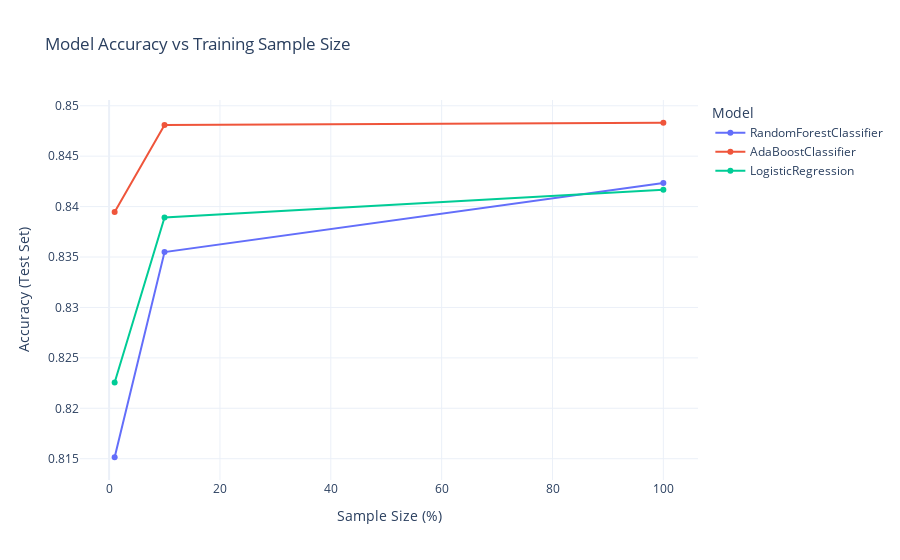
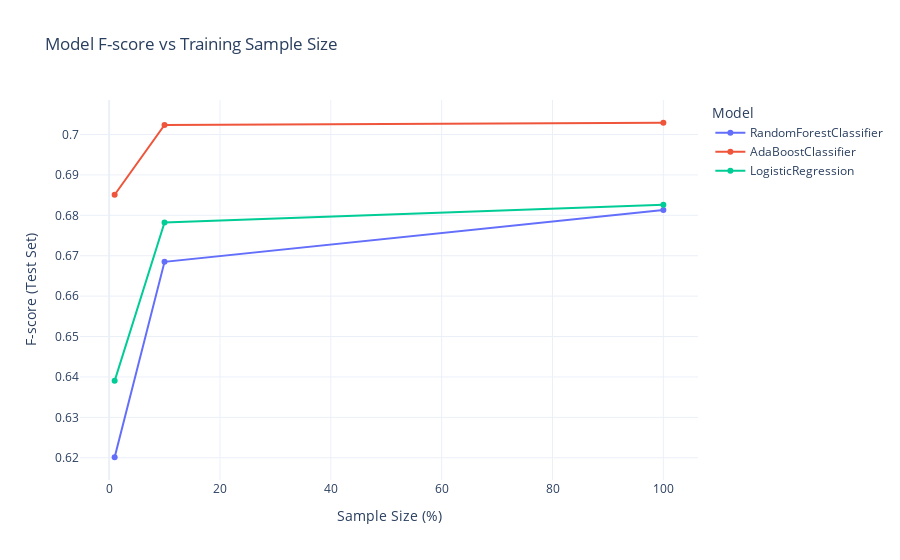
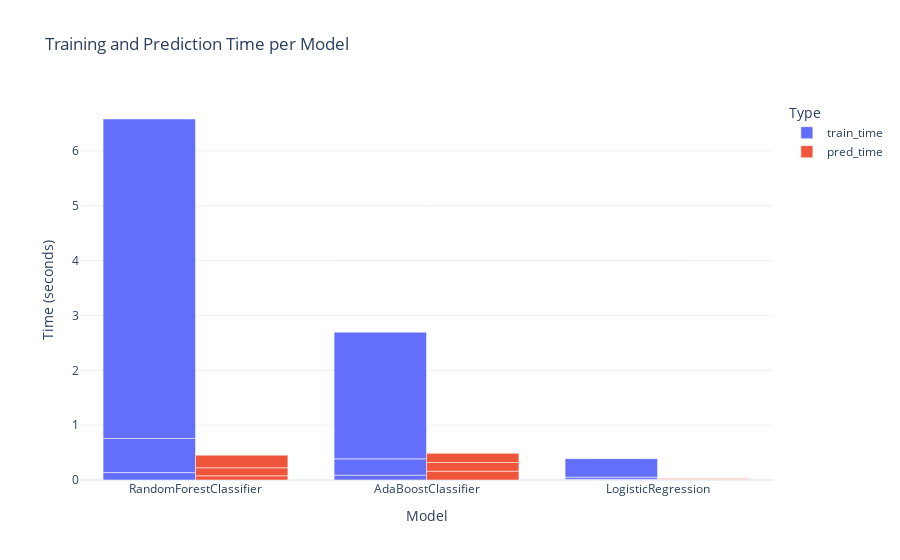

Notebook code for these charts, in order:
### Markdown cell above
## an even better visualization using Plotly.express

### Code cell
import plotly.express as px
import plotly.graph_objects as go
from sklearn.ensemble import RandomForestClassifier, AdaBoostClassifier
from sklearn.linear_model import LogisticRegression

clf_A = RandomForestClassifier(random_state=42)
clf_B = AdaBoostClassifier(random_state=42)
clf_C = LogisticRegression(random_state=42, max_iter=1000)

samples_100 = len(y_train)
samples_10 = int(0.1 * len(y_train))
samples_1 = int(0.01 * len(y_train))

results = {}
for clf in [clf_A, clf_B, clf_C]:
    clf_name = clf.__class__.__name__
    results[clf_name] = {}
    for i, samples in enumerate([samples_1, samples_10, samples_100]):
        results[clf_name][i] = train_predict(clf, samples, X_train, y_train, X_test, y_test)
        
records = []
for clf_name, sample_dict in results.items():
    for i, sample_size in enumerate([1, 10, 100]):
        metrics = sample_dict[i]
        metrics['Model'] = clf_name
        metrics['Sample Size (%)'] = sample_size
        records.append(metrics)

df_results = pd.DataFrame(records)
# Accuracy line plot
fig_acc = px.line(
    df_results,
    x="Sample Size (%)",
    y="acc_test",
    color="Model",
    markers=True,
    title="Model Accuracy vs Training Sample Size",
    labels={"acc_test": "Accuracy (Test Set)"},
)
fig_acc.update_layout(template="plotly_white")
fig_acc.show()
# F-score line plot
fig_f = px.line(
    df_results,
    x="Sample Size (%)",
    y="f_test",
    color="Model",
    markers=True,
    title="Model F-score vs Training Sample Size",
    labels={"f_test": "F-score (Test Set)"},
)
fig_f.update_layout(template="plotly_white")
fig_f.show()
# Training vs Prediction Time
fig_time = px.bar(
    df_results,
    x="Model",
    y=["train_time", "pred_time"],
    barmode="group",
    title="Training and Prediction Time per Model",
    labels={"value": "Time (seconds)", "variable": "Type"},
)
fig_time.update_layout(template="plotly_white")
fig_time.show()

print("\n=== Summary of Results ===")
print(df_results[["Model", "Sample Size (%)", "acc_test", "f_test", "train_time", "pred_time"]])

### Figure 1 — Plotly figure (JSON) as saved in the notebook; plotly's stock layout.template omitted (floating-point values rounded to 4 significant figures)
{"data": [{"hovertemplate": "Model=RandomForestClassifier<br>Sample Size (%)=%{x}<br>Accuracy (Test Set)=%{y}<extra></extra>", "legendgroup": "RandomForestClassifier", "line": {"color": "#636efa", "dash": "solid"}, "marker": {"symbol": "circle"}, "mode": "lines+markers", "name": "RandomForestClassifier", "orientation": "v", "showlegend": true, "type": "scatter", "x": [1, 10, 100], "xaxis": "x", "y": [0.8151, 0.8355, 0.8423], "yaxis": "y"}, {"hovertemplate": "Model=AdaBoostClassifier<br>Sample Size (%)=%{x}<br>Accuracy (Test Set)=%{y}<extra></extra>", "legendgroup": "AdaBoostClassifier", "line": {"color": "#EF553B", "dash": "solid"}, "marker": {"symbol": "circle"}, "mode": "lines+markers", "name": "AdaBoostClassifier", "orientation": "v", "showlegend": true, "type": "scatter", "x": [1, 10, 100], "xaxis": "x", "y": [0.8395, 0.8481, 0.8483], "yaxis": "y"}, {"hovertemplate": "Model=LogisticRegression<br>Sample Size (%)=%{x}<br>Accuracy (Test Set)=%{y}<extra></extra>", "legendgroup": "LogisticRegression", "line": {"color": "#00cc96", "dash": "solid"}, "marker": {"symbol": "circle"}, "mode": "lines+markers", "name": "LogisticRegression", "orientation": "v", "showlegend": true, "type": "scatter", "x": [1, 10, 100], "xaxis": "x", "y": [0.8226, 0.8389, 0.8417], "yaxis": "y"}], "layout": {"legend": {"title": {"text": "Model"}, "tracegroupgap": 0}, "title": {"text": "Model Accuracy vs Training Sample Size"}, "xaxis": {"anchor": "y", "domain": [0, 1], "title": {"text": "Sample Size (%)"}}, "yaxis": {"anchor": "x", "domain": [0, 1], "title": {"text": "Accuracy (Test Set)"}}}}

### Figure 2 — Plotly figure (JSON) as saved in the notebook; plotly's stock layout.template omitted (floating-point values rounded to 4 significant figures)
{"data": [{"hovertemplate": "Model=RandomForestClassifier<br>Sample Size (%)=%{x}<br>F-score (Test Set)=%{y}<extra></extra>", "legendgroup": "RandomForestClassifier", "line": {"color": "#636efa", "dash": "solid"}, "marker": {"symbol": "circle"}, "mode": "lines+markers", "name": "RandomForestClassifier", "orientation": "v", "showlegend": true, "type": "scatter", "x": [1, 10, 100], "xaxis": "x", "y": [0.6201, 0.6685, 0.6813], "yaxis": "y"}, {"hovertemplate": "Model=AdaBoostClassifier<br>Sample Size (%)=%{x}<br>F-score (Test Set)=%{y}<extra></extra>", "legendgroup": "AdaBoostClassifier", "line": {"color": "#EF553B", "dash": "solid"}, "marker": {"symbol": "circle"}, "mode": "lines+markers", "name": "AdaBoostClassifier", "orientation": "v", "showlegend": true, "type": "scatter", "x": [1, 10, 100], "xaxis": "x", "y": [0.6851, 0.7024, 0.7029], "yaxis": "y"}, {"hovertemplate": "Model=LogisticRegression<br>Sample Size (%)=%{x}<br>F-score (Test Set)=%{y}<extra></extra>", "legendgroup": "LogisticRegression", "line": {"color": "#00cc96", "dash": "solid"}, "marker": {"symbol": "circle"}, "mode": "lines+markers", "name": "LogisticRegression", "orientation": "v", "showlegend": true, "type": "scatter", "x": [1, 10, 100], "xaxis": "x", "y": [0.639, 0.6783, 0.6826], "yaxis": "y"}], "layout": {"legend": {"title": {"text": "Model"}, "tracegroupgap": 0}, "title": {"text": "Model F-score vs Training Sample Size"}, "xaxis": {"anchor": "y", "domain": [0, 1], "title": {"text": "Sample Size (%)"}}, "yaxis": {"anchor": "x", "domain": [0, 1], "title": {"text": "F-score (Test Set)"}}}}

### Figure 3 — Plotly figure (JSON) as saved in the notebook; plotly's stock layout.template omitted (floating-point values rounded to 4 significant figures)
{"data": [{"alignmentgroup": "True", "hovertemplate": "Type=train_time<br>Model=%{x}<br>Time (seconds)=%{y}<extra></extra>", "legendgroup": "train_time", "marker": {"color": "#636efa", "pattern": {"shape": ""}}, "name": "train_time", "offsetgroup": "train_time", "orientation": "v", "showlegend": true, "textposition": "auto", "type": "bar", "x": ["RandomForestClassifier", "RandomForestClassifier", "RandomForestClassifier", "AdaBoostClassifier", "AdaBoostClassifier", "AdaBoostClassifier", "LogisticRegression", "LogisticRegression", "LogisticRegression"], "xaxis": "x", "y": [0.1351, 0.622, 5.825, 0.08878, 0.2966, 2.31, 0.01193, 0.0401, 0.337], "yaxis": "y"}, {"alignmentgroup": "True", "hovertemplate": "Type=pred_time<br>Model=%{x}<br>Time (seconds)=%{y}<extra></extra>", "legendgroup": "pred_time", "marker": {"color": "#EF553B", "pattern": {"shape": ""}}, "name": "pred_time", "offsetgroup": "pred_time", "orientation": "v", "showlegend": true, "textposition": "auto", "type": "bar", "x": ["RandomForestClassifier", "RandomForestClassifier", "RandomForestClassifier", "AdaBoostClassifier", "AdaBoostClassifier", "AdaBoostClassifier", "LogisticRegression", "LogisticRegression", "LogisticRegression"], "xaxis": "x", "y": [0.0767, 0.1461, 0.2306, 0.1607, 0.159, 0.1661, 0.009765, 0.009205, 0.009319], "yaxis": "y"}], "layout": {"barmode": "group", "legend": {"title": {"text": "Type"}, "tracegroupgap": 0}, "title": {"text": "Training and Prediction Time per Model"}, "xaxis": {"anchor": "y", "domain": [0, 1], "title": {"text": "Model"}}, "yaxis": {"anchor": "x", "domain": [0, 1], "title": {"text": "Time (seconds)"}}}}
